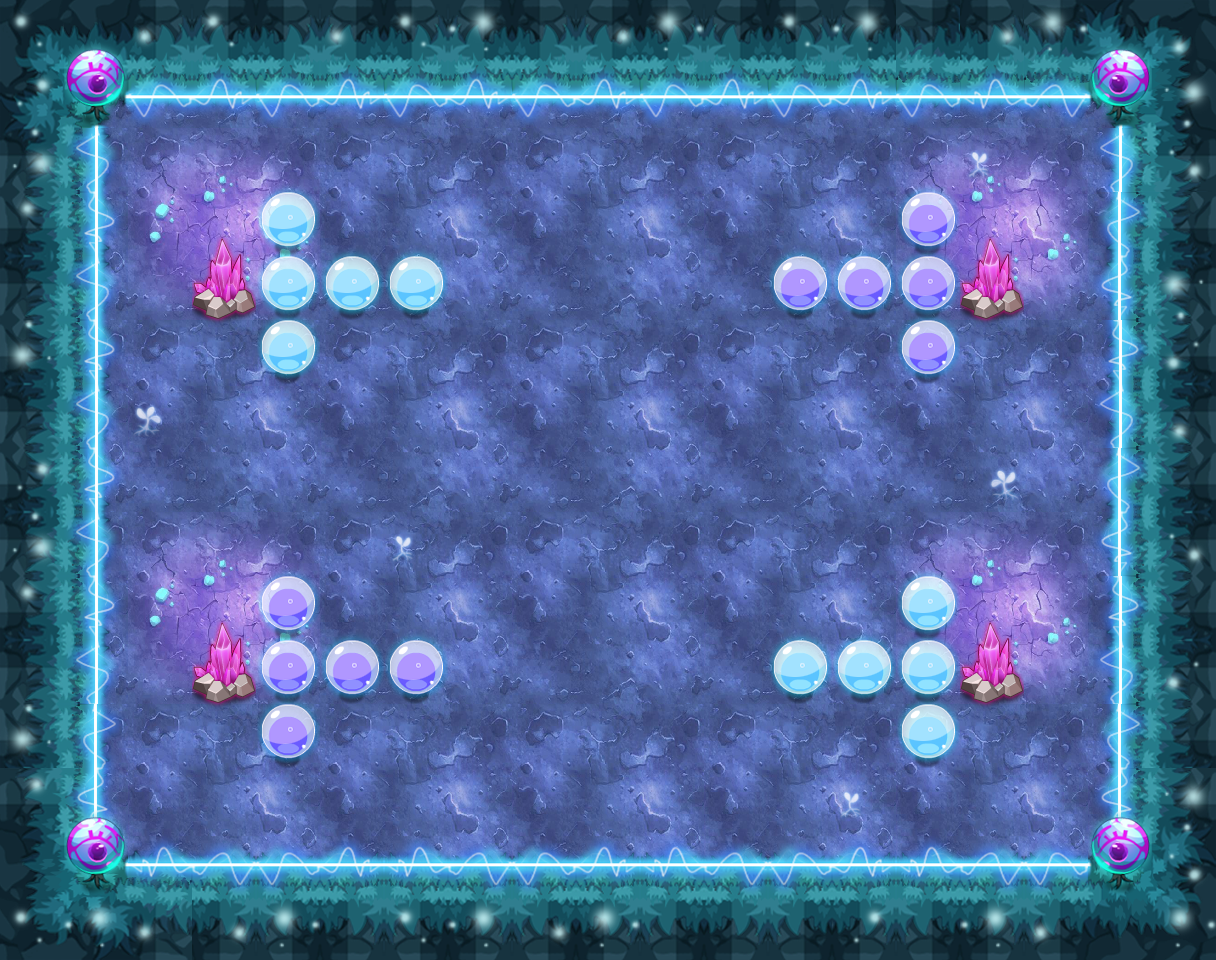

Below is a game level as drawn by its tile map, then a one-line description and the .tmx that defines it (tile-layer data replaced by summaries):
An orthogonal 19x15 tile map with 64x64 px tiles, 13 tile layers (PASS, 块层 2, 块层 15, 块层 13, ...) and 2 objects (PLAYER, bossmwzk).

<map version="1.0" orientation="orthogonal" width="19" height="15" tilewidth="64" tileheight="64">
 <properties>
  <property name="DESTRY1" value="27" />
  <property name="DESTRY2" value="39" />
  <property name="DESTRY_COUNT" value="2" />
  <property name="EXP" value="1520" />
  <property name="ITEM" value="D061" />
  <property name="LOSE_SCRIPT" value="" />
  <property name="MONEY" value="2280" />
  <property name="START_SCRIPT" value="lv180" />
  <property name="WIN_SCRIPT" value="" />
 </properties>
 <tileset firstgid="1" name="ysmg" tilewidth="64" tileheight="64">
  <image source="ysmg-hd.png" width="960" height="1070" />
 </tileset>
 <layer name="PASS" width="19" height="15">
  <data>[285 cells, 144 non-empty, 11 distinct tile ids]</data>
 </layer>
 <layer name="块层 2" width="19" height="15">
  <data>[285 cells, 285 non-empty, 26 distinct tile ids]</data>
 </layer>
 <layer name="块层 15" width="19" height="15">
  <data>[285 cells, 53 non-empty, 6 distinct tile ids]</data>
 </layer>
 <layer name="块层 13" width="19" height="15">
  <data>[285 cells, 56 non-empty, 5 distinct tile ids]</data>
 </layer>
 <layer name="块层 3" width="19" height="15">
  <data>[285 cells, 10 non-empty, 3 distinct tile ids]</data>
 </layer>
 <layer name="块层 6" width="19" height="15">
  <data>[285 cells, 24 non-empty, 3 distinct tile ids]</data>
 </layer>
 <layer name="SHELTER 12" width="19" height="15">
  <data>[285 cells, 2 non-empty, 1 distinct tile ids]</data>
 </layer>
 <layer name="SHELTER 10" width="19" height="15">
  <data>[285 cells, 2 non-empty, 2 distinct tile ids]</data>
 </layer>
 <layer name="SHELTER 9" width="19" height="15">
  <data>[285 cells, 8 non-empty, 3 distinct tile ids]</data>
 </layer>
 <layer name="SHELTER 8" width="19" height="15">
  <data>[285 cells, 2 non-empty, 2 distinct tile ids]</data>
 </layer>
 <layer name="SHELTER 4" width="19" height="15">
  <data>[285 cells, 2 non-empty, 2 distinct tile ids]</data>
 </layer>
 <layer name="SHELTER 3" width="19" height="15">
  <data>[285 cells, 8 non-empty, 3 distinct tile ids]</data>
 </layer>
 <layer name="SHELTER 2" width="19" height="15">
  <data>[285 cells, 2 non-empty, 2 distinct tile ids]</data>
 </layer>
 <objectgroup name="对象层 1" width="38" height="30">
  <object name="PLAYER" type="PLAYER" x="576" y="128" width="64" height="64" />
  <object name="bossmwzk" x="576" y="448" width="64" height="64">
   <properties>
    <property name="lua_ai" value="monster_bossmwzk_ai" />
    <property name="quality1" value="bossmwzk.quality" />
   </properties>
  </object>
 </objectgroup>
</map>
